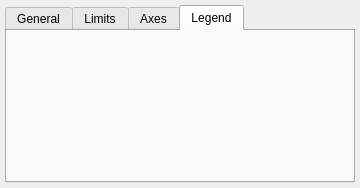
<?xml version="1.0" encoding="UTF-8"?>
<ui version="4.0">
 <class>Widget</class>
 <widget class="QWidget" name="Widget">
  <property name="geometry">
   <rect>
    <x>0</x>
    <y>0</y>
    <width>360</width>
    <height>188</height>
   </rect>
  </property>
  <property name="windowTitle">
   <string>2D Scatter</string>
  </property>
  <layout class="QGridLayout" name="gridLayout_5">
   <property name="leftMargin">
    <number>5</number>
   </property>
   <property name="topMargin">
    <number>5</number>
   </property>
   <property name="rightMargin">
    <number>5</number>
   </property>
   <property name="bottomMargin">
    <number>5</number>
   </property>
   <property name="verticalSpacing">
    <number>5</number>
   </property>
   <item row="0" column="0">
    <widget class="QTabWidget" name="tab_widget">
     <property name="tabPosition">
      <enum>QTabWidget::North</enum>
     </property>
     <property name="currentIndex">
      <number>3</number>
     </property>
     <property name="usesScrollButtons">
      <bool>false</bool>
     </property>
     <property name="documentMode">
      <bool>false</bool>
     </property>
     <property name="tabsClosable">
      <bool>false</bool>
     </property>
     <property name="movable">
      <bool>false</bool>
     </property>
     <widget class="QWidget" name="tab">
      <attribute name="title">
       <string>General</string>
      </attribute>
      <layout class="QGridLayout" name="gridLayout">
       <item row="0" column="0">
        <widget class="QLabel" name="x_lab">
         <property name="font">
          <font>
           <weight>75</weight>
           <bold>true</bold>
          </font>
         </property>
         <property name="text">
          <string>x axis</string>
         </property>
        </widget>
       </item>
       <item row="0" column="1" colspan="2">
        <widget class="QComboBox" name="combosel_x_att">
         <property name="sizeAdjustPolicy">
          <enum>QComboBox::AdjustToMinimumContentsLength</enum>
         </property>
        </widget>
       </item>
       <item row="1" column="0">
        <widget class="QLabel" name="y_lab">
         <property name="font">
          <font>
           <weight>75</weight>
           <bold>true</bold>
          </font>
         </property>
         <property name="text">
          <string>y axis</string>
         </property>
        </widget>
       </item>
       <item row="1" column="1" colspan="2">
        <widget class="QComboBox" name="combosel_y_att">
         <property name="sizeAdjustPolicy">
          <enum>QComboBox::AdjustToMinimumContentsLength</enum>
         </property>
        </widget>
       </item>
       <item row="2" column="0">
        <widget class="QLabel" name="LOD_lab">
         <property name="font">
          <font>
           <weight>75</weight>
           <bold>true</bold>
          </font>
         </property>
         <property name="text">
          <string>LOD</string>
         </property>
        </widget>
       </item>
       <item row="2" column="1" colspan="2">
        <widget class="QComboBox" name="combosel_lod_att"/>
       </item>
       <item row="3" column="0">
        <widget class="QLabel" name="lod_thresh_lab">
         <property name="font">
          <font>
           <weight>75</weight>
           <bold>true</bold>
          </font>
         </property>
         <property name="text">
          <string>LOD Threshold</string>
         </property>
        </widget>
       </item>
       <item row="3" column="1" rowspan="2" colspan="2">
        <widget class="QSlider" name="value_lod_thresh">
         <property name="maximum">
          <number>100</number>
         </property>
         <property name="orientation">
          <enum>Qt::Horizontal</enum>
         </property>
        </widget>
       </item>
       <item row="4" column="2">
        <spacer name="verticalSpacer_2">
         <property name="orientation">
          <enum>Qt::Vertical</enum>
         </property>
         <property name="sizeHint" stdset="0">
          <size>
           <width>20</width>
           <height>40</height>
          </size>
         </property>
        </spacer>
       </item>
      </layout>
     </widget>
     <widget class="QWidget" name="tab_2">
      <attribute name="title">
       <string>Limits</string>
      </attribute>
      <layout class="QGridLayout" name="gridLayout_2">
       <property name="leftMargin">
        <number>10</number>
       </property>
       <property name="topMargin">
        <number>10</number>
       </property>
       <property name="rightMargin">
        <number>10</number>
       </property>
       <property name="bottomMargin">
        <number>10</number>
       </property>
       <property name="horizontalSpacing">
        <number>10</number>
       </property>
       <property name="verticalSpacing">
        <number>5</number>
       </property>
       <item row="1" column="1">
        <widget class="QLabel" name="x_lab_2">
         <property name="font">
          <font>
           <weight>75</weight>
           <bold>true</bold>
          </font>
         </property>
         <property name="text">
          <string>x axis</string>
         </property>
         <property name="alignment">
          <set>Qt::AlignRight|Qt::AlignTrailing|Qt::AlignVCenter</set>
         </property>
        </widget>
       </item>
       <item row="2" column="4">
        <widget class="QLineEdit" name="valuetext_y_max"/>
       </item>
       <item row="4" column="2">
        <spacer name="verticalSpacer">
         <property name="orientation">
          <enum>Qt::Vertical</enum>
         </property>
         <property name="sizeHint" stdset="0">
          <size>
           <width>20</width>
           <height>40</height>
          </size>
         </property>
        </spacer>
       </item>
       <item row="1" column="4">
        <widget class="QLineEdit" name="valuetext_x_max"/>
       </item>
       <item row="2" column="1">
        <widget class="QLabel" name="y_lab_2">
         <property name="font">
          <font>
           <weight>75</weight>
           <bold>true</bold>
          </font>
         </property>
         <property name="text">
          <string>y axis</string>
         </property>
         <property name="alignment">
          <set>Qt::AlignRight|Qt::AlignTrailing|Qt::AlignVCenter</set>
         </property>
        </widget>
       </item>
       <item row="2" column="3">
        <widget class="QToolButton" name="button_flip_y">
         <property name="styleSheet">
          <string notr="true">padding: 0px</string>
         </property>
         <property name="text">
          <string>⇄</string>
         </property>
        </widget>
       </item>
       <item row="1" column="3">
        <widget class="QToolButton" name="button_flip_x">
         <property name="styleSheet">
          <string notr="true">padding: 0px</string>
         </property>
         <property name="text">
          <string>⇄</string>
         </property>
        </widget>
       </item>
       <item row="2" column="2">
        <widget class="QLineEdit" name="valuetext_y_min"/>
       </item>
       <item row="1" column="2">
        <widget class="QLineEdit" name="valuetext_x_min"/>
       </item>
       <item row="3" column="2" colspan="4">
        <spacer name="horizontalSpacer_2">
         <property name="orientation">
          <enum>Qt::Horizontal</enum>
         </property>
         <property name="sizeHint" stdset="0">
          <size>
           <width>40</width>
           <height>5</height>
          </size>
         </property>
        </spacer>
       </item>
      </layout>
     </widget>
     <widget class="QWidget" name="tab_3">
      <attribute name="title">
       <string>Axes</string>
      </attribute>
      <layout class="QHBoxLayout" name="horizontalLayout">
       <property name="leftMargin">
        <number>5</number>
       </property>
       <property name="topMargin">
        <number>5</number>
       </property>
       <property name="rightMargin">
        <number>5</number>
       </property>
       <property name="bottomMargin">
        <number>5</number>
       </property>
       <item>
        <widget class="AxesEditorWidget" name="axes_editor" native="true"/>
       </item>
      </layout>
     </widget>
     <widget class="QWidget" name="tab_4">
      <attribute name="title">
       <string>Legend</string>
      </attribute>
      <layout class="QHBoxLayout" name="horizontalLayout">
       <property name="leftMargin">
        <number>5</number>
       </property>
       <property name="topMargin">
        <number>5</number>
       </property>
       <property name="rightMargin">
        <number>5</number>
       </property>
       <property name="bottomMargin">
        <number>5</number>
       </property>
       <item>
        <widget class="LegendEditorWidget" name="legend_editor" native="true"/>
       </item>
      </layout>
     </widget>
    </widget>
   </item>
  </layout>
 </widget>
 <layoutdefault spacing="6" margin="11"/>
 <customwidgets>
  <customwidget>
   <class>AxesEditorWidget</class>
   <extends>QWidget</extends>
   <header>glue.viewers.matplotlib.qt.axes_editor</header>
  </customwidget>
  <customwidget>
   <class>LegendEditorWidget</class>
   <extends>QWidget</extends>
   <header>glue.viewers.matplotlib.qt.legend_editor</header>
  </customwidget>
 </customwidgets>
 <resources/>
 <connections/>
</ui>
